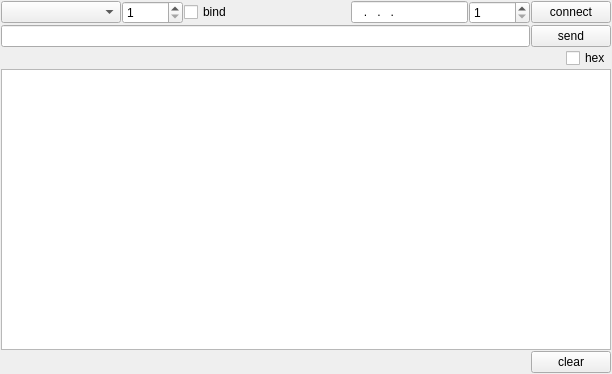
<?xml version="1.0" encoding="UTF-8"?>
<ui version="4.0">
 <class>TCPClientWidget</class>
 <widget class="QWidget" name="TCPClientWidget">
  <property name="geometry">
   <rect>
    <x>0</x>
    <y>0</y>
    <width>612</width>
    <height>374</height>
   </rect>
  </property>
  <property name="windowTitle">
   <string>Form</string>
  </property>
  <layout class="QVBoxLayout" name="verticalLayout">
   <property name="spacing">
    <number>1</number>
   </property>
   <property name="leftMargin">
    <number>1</number>
   </property>
   <property name="topMargin">
    <number>1</number>
   </property>
   <property name="rightMargin">
    <number>1</number>
   </property>
   <property name="bottomMargin">
    <number>1</number>
   </property>
   <item>
    <layout class="QHBoxLayout" name="horizontalLayout">
     <property name="spacing">
      <number>1</number>
     </property>
     <item>
      <widget class="QComboBox" name="localIp">
       <property name="minimumSize">
        <size>
         <width>120</width>
         <height>0</height>
        </size>
       </property>
      </widget>
     </item>
     <item>
      <widget class="QSpinBox" name="localPort">
       <property name="minimum">
        <number>1</number>
       </property>
       <property name="maximum">
        <number>65535</number>
       </property>
      </widget>
     </item>
     <item>
      <widget class="QCheckBox" name="bind">
       <property name="text">
        <string>bind</string>
       </property>
      </widget>
     </item>
     <item>
      <spacer name="horizontalSpacer">
       <property name="orientation">
        <enum>Qt::Horizontal</enum>
       </property>
       <property name="sizeHint" stdset="0">
        <size>
         <width>40</width>
         <height>20</height>
        </size>
       </property>
      </spacer>
     </item>
     <item>
      <widget class="QLineEdit" name="serverIp">
       <property name="inputMask">
        <string>000.000.000.000</string>
       </property>
      </widget>
     </item>
     <item>
      <widget class="QSpinBox" name="serverPort">
       <property name="minimum">
        <number>1</number>
       </property>
       <property name="maximum">
        <number>65535</number>
       </property>
      </widget>
     </item>
     <item>
      <widget class="QPushButton" name="connect">
       <property name="text">
        <string>connect</string>
       </property>
      </widget>
     </item>
    </layout>
   </item>
   <item>
    <layout class="QHBoxLayout" name="horizontalLayout_2">
     <property name="spacing">
      <number>1</number>
     </property>
     <item>
      <widget class="QLineEdit" name="message"/>
     </item>
     <item>
      <widget class="QPushButton" name="send">
       <property name="text">
        <string>send</string>
       </property>
      </widget>
     </item>
    </layout>
   </item>
   <item>
    <layout class="QHBoxLayout" name="horizontalLayout_3">
     <property name="spacing">
      <number>1</number>
     </property>
     <item>
      <spacer name="horizontalSpacer_2">
       <property name="orientation">
        <enum>Qt::Horizontal</enum>
       </property>
       <property name="sizeHint" stdset="0">
        <size>
         <width>40</width>
         <height>20</height>
        </size>
       </property>
      </spacer>
     </item>
     <item>
      <widget class="QCheckBox" name="toHex">
       <property name="text">
        <string>hex</string>
       </property>
      </widget>
     </item>
    </layout>
   </item>
   <item>
    <widget class="QTextEdit" name="textEdit"/>
   </item>
   <item>
    <layout class="QHBoxLayout" name="horizontalLayout_4">
     <property name="spacing">
      <number>1</number>
     </property>
     <item>
      <spacer name="horizontalSpacer_3">
       <property name="orientation">
        <enum>Qt::Horizontal</enum>
       </property>
       <property name="sizeHint" stdset="0">
        <size>
         <width>40</width>
         <height>20</height>
        </size>
       </property>
      </spacer>
     </item>
     <item>
      <widget class="QPushButton" name="clear">
       <property name="text">
        <string>clear</string>
       </property>
      </widget>
     </item>
    </layout>
   </item>
  </layout>
 </widget>
 <resources/>
 <connections/>
</ui>
